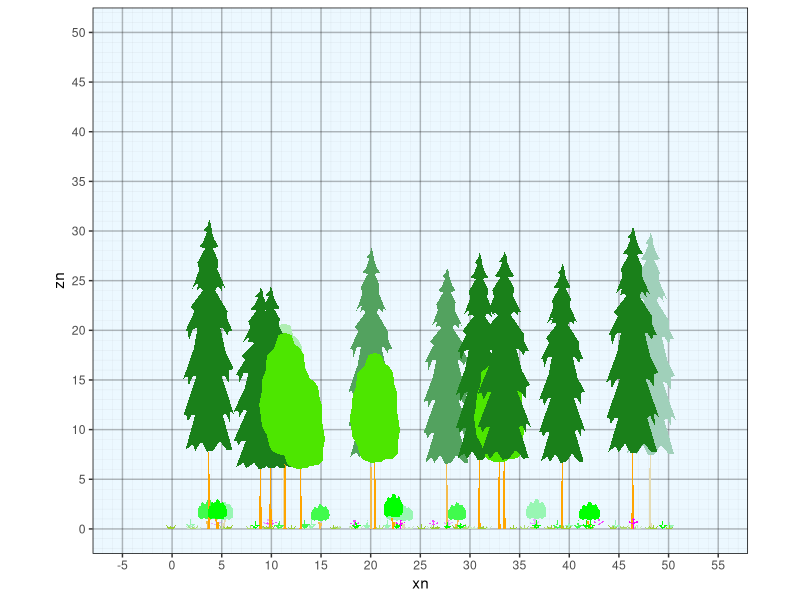

This figure's R source:
library(dplyr)
library(ggplot2)

setwd(dirname(rstudioapi::getActiveDocumentContext()$path))

make_hex_stand <- function(hects=1, minsize=1){
  #scale larger
  x = (1:(100*hects))
  y = (1:(116*hects))
  set.seed(42)
  m <- merge(x,y) |> as.data.frame()
  m <- m |> mutate(x = ifelse(floor(y/2)==y/2, x-0.5,x), y = round(y*(3^0.5)/2,2), wt=1)
  pref=3
  f= pref^1
  mx1 <- merge(x*f,y*f) |> as.data.frame() |> mutate(x = ifelse(floor(y/2)==y/2, x-f*0.5,x), y = round(y*(3^0.5)/2,2), wt=f^2)  |> subset(x <=100*hects & y <= 100*hects)
  f = pref^2
  mx2 <- merge(x*f,y*f) |> as.data.frame() |> mutate(x = ifelse(floor(y/2)==y/2, x-f*0.5,x), y = round(y*(3^0.5)/2,2), wt=f^2)  |> subset(x <=100*hects & y <= 100*hects)
  f = pref^3
  mx3 <- merge(x*f,y*f) |> as.data.frame() |> mutate(x = ifelse(floor(y/2)==y/2, x-f*0.5,x), y = round(y*(3^0.5)/2,2), wt=f^2)  |> subset(x <=100*hects & y <= 100*hects)
  mm <- rbind(m,mx1,mx2,mx3) |> group_by(x,y) |> summarise(wt=max(wt)) |> as.data.frame()
  mm <- mm |> mutate(x = x*minsize, y = y*minsize)
  colnames(mm) <- c('xp','yp','wt')
  rownames(mm) <- 1:nrow(mm) |> as.numeric()
  mm$stumpid <- rownames(mm)
  return(mm)
}

# ggplot()+
#   geom_point(data=stand, aes(x=x,y=z,size=wt), color='white')+
#   geom_point(data=stand1, aes(x=x,y=z), color='pink', size=0.5) +
#   geom_point(data=stumps, aes(x=x,y=z), color='black', size=0.5)+
#   coord_fixed(ratio = 1)





conifer1 <- read.csv('conifer1.csv') |> data.frame(name='conifer1', fill="#1A801A", color='darkgreen')
conifer2 <- read.csv('conifer2.csv') |> data.frame(name='conifer2', fill='darkgreen', color='darkgreen')
cloud1 <- read.csv('cloud1.csv') |> data.frame(name='cloud1', fill='green', color='darkgreen')
flattop <- read.csv('flattop.csv') |> data.frame(name='flattop', fill='green', color='darkgreen')
flattop2 <- read.csv('flattop2.csv') |> data.frame(name='flattop2', fill='green', color='darkgreen')
blob <- read.csv('blob.csv') |> data.frame(name='blob', fill="#4DE600", color='darkgreen')
palm <- read.csv('palm.csv') |> data.frame(name='palm', fill='green', color='darkgreen')|> mutate(x=round(x,2),y=round(y,2))
trunk <- read.csv('trunk.csv') |> data.frame(name='trunk', fill='orange', color='brown')|> mutate(x=round(x,2),y=round(y,2))
triangle <- data.frame(x=c(-0.5, 0, 0.5),y=c(0, 1, 0), name='triangle', fill='darkgreen', color='darkgreen')
dome <- data.frame(x=c(-1,
                       -0.9,
                       -0.75,
                       -0.5,
                       -0.25,
                       0,
                       0.25,
                       0.5,
                       0.75,
                       0.9,
                       1)/2,
                   y=(c(0,
                        0.5,
                        0.7,
                        0.9,
                        0.95,
                        1.00,
                        0.95,
                        0.9,
                        0.7,
                        0.5,
                        0)), name='dome', fill='green', color='darkgreen')
sticks <- data.frame(x=c(-0.075,-0.13,-0.12,-0.025,-0.005,0.005,0.025,0.12,0.13,0.075),y=c(0,1,1,0,1,1,0,1,1,0), name='sticks', fill='orange', color='brown')


grassy <- data.frame(x=c(-0.3, -0.5, -0.1,  0.0,  0.1,  0.5,  0.3), y=c(0,0.85,0,1,0,0.85,0), name='grassy', fill='yellowgreen', color="#4D8000")


forby <- data.frame(x=c(-0.04, -0.04, -0.32, -0.38, -0.45, -0.50, -0.45, -0.38, -0.32, -0.04, -0.04, -0.13, -0.12,  0.00,  0.10,  0.12,  0.03,  0.04,  0.29,  0.34,  0.44,  0.50,  0.43,  0.34,  0.30, 0.04, 0.05, -0.04), 
                          y=c(0, 0.39, 0.57, 0.52, 0.52, 0.61, 0.7, 0.7, 0.61, 0.45, 0.78, 0.82, 0.95, 1, 0.95, 0.82, 0.78, 0.45, 0.68, 0.76, 0.77, 0.68, 0.59, 0.59, 0.63, 0.39, 0, 0), name='forby', fill='magenta', color='darkgreen')
ferny <- data.frame(x=c(-0.09, -0.12, -0.16, -0.22, -0.31, -0.50, -0.28, -0.12, -0.15, -0.10, -0.06, -0.06, -0.13, -0.05, -0.01,  0.06,  0.02,  0.00,  0.03, -0.05, -0.04,  0.02,  0.10,  0.09,  0.24, 0.50,  0.27,  0.17,  0.11,  0.03, -0.03, -0.09), 
                          y=c(0, 0.13, 0.2, 0.1, 0.29, 0.41, 0.43, 0.32, 0.24, 0.15, 0.02, 0.38, 0.44, 0.88, 0.96, 1, 0.94, 0.85, 0.42, 0.38, 0.03, 0.16, 0.28, 0.4, 0.45, 0.44, 0.27, 0.12, 0.25, 0.13, 0, 0), name='ferny', fill='green', color='darkgreen')

shapes <- rbind(conifer1,conifer2,cloud1,flattop,flattop2,blob,trunk,triangle,dome,sticks,grassy,forby,ferny)
colnames(shapes) <- c("x","z","shape","fill","color")
# ggplot() +geom_polygon(data=shapes, aes(x=x,y=z,  group = shape, fill=fill, color=color), alpha=0.8)


ht.max = 5
ht.min = 2
crwd = 2
dbh = 30

colormixer <- function(colorname, mixcolor, p){
  ccc <- col2rgb(colorname)
  ccc <- data.frame(r = ccc[1,],   g = ccc[2,],   b = ccc[3,])
  mmm <- col2rgb(mixcolor)
  new <- ccc |> mutate(r = r*(1-p)+mmm[1,1]*p,
                       g = g*(1-p)+mmm[2,1]*p,
                       b = b*(1-p)+mmm[3,1]*p)
  new <- rgb(new$r/255,new$g/255,new$b/255)
  return(new)
}

make_tree <- function(ht.max, ht.min,crwd,dbh, crshape, stshape){
  crown <- subset(shapes, shape %in% crshape) |> mutate(x=x*crwd, z=z*(ht.max-ht.min)+ht.min, obj='crown')
  base <- subset(shapes, shape %in% stshape) |> mutate(x=x*dbh/100*1.1, z=z*(ht.min), obj='stem') 
  tree = rbind(crown, base)
  tree$ptord <- rownames(tree) |> as.numeric()
  return(tree)}
make_shrub <- function(ht.max, ht.min,crwd, crshape, stshape){
  crown <- subset(shapes, shape %in% crshape)  |> mutate(x=x*crwd, z=z*(ht.max-ht.min)+ht.min, obj='crown')
  base <- subset(shapes, shape %in% stshape) |> mutate(x=x*crwd*0.8, z=z*(ht.min), obj='stem') 
  shrub = rbind(crown, base)
  shrub$ptord <- rownames(shrub) |> as.numeric()
  return(shrub)}
make_herb <- function(ht.max,crwd, crshape){
  herb <- subset(shapes, shape %in% crshape)  |> mutate(x=x*crwd, z=z*ht.max, obj='herb')
  herb$ptord <- rownames(herb) |> as.numeric()
  return(herb)}

tree <- make_tree(ht.max=20,ht.min=7.5,crwd = 5,dbh = 30, crshape='blob', stshape='trunk') 
tree2 <- make_tree(ht.max=30,ht.min=7.5,crwd = 5,dbh = 30, crshape='conifer1', stshape='trunk')  
shrub <- make_shrub(ht.max=3,ht.min=1,crwd=2, crshape='cloud1', stshape='sticks')  
grass <- make_herb(ht.max=0.5,crwd=1, crshape='grassy')  
fern <- make_herb(ht.max=1,crwd=1, crshape='ferny')  
forb <- make_herb(ht.max=1,crwd=1, crshape='forby')  

#make stand
stand <- make_hex_stand(0.5,1) |> subset(yp >= 15 & yp < 35) |> mutate(wtn = wt, stratid = NA)
#define counts per stratum
strats <- data.frame(stratid = c(1:6), stems = c(5,10,10,50,20,10))
for (i in 1:nrow(strats)){#i=1
  thistrat = strats$stratid[i]
  nstems = strats$stems[i]
  newstumps <- sample(stand$stumpid, size = nstems, prob = stand$wtn)
  stand <- stand |> mutate(wtn = ifelse(stand$stumpid %in% newstumps, 0, wtn), 
                           stratid = ifelse(stand$stumpid %in% newstumps, thistrat,stratid))
}


stumps1 <- stand |> subset(stratid %in% 1)
stumps2 <- stand |> subset(stratid %in% 2)
stumps3 <- stand |> subset(stratid %in% 3)
stumps4 <- stand |> subset(stratid %in% 4)
stumps5 <- stand |> subset(stratid %in% 5)
stumps6 <- stand |> subset(stratid %in% 6)

trees0 <- merge(stumps1, tree) |> mutate(objid = paste0(obj,stumpid))
trees1 <- merge(stumps2, tree2)  |> mutate(objid = paste0(obj,stumpid))
shrubs <- merge(stumps3, shrub)  |> mutate(objid = paste0(obj,stumpid))
grasses <- merge(stumps4, grass)  |> mutate(objid = paste0(obj,stumpid))
ferns <- merge(stumps5, fern)  |> mutate(objid = paste0(obj,stumpid))
forbs <- merge(stumps6, forb)  |> mutate(objid = paste0(obj,stumpid))
plants <- rbind(trees0, trees1, shrubs, grasses, ferns, forbs)

#randomize sizes and positions
plants <- plants |> group_by(stumpid) |> 
  mutate(ht.max = max(z), crwd = max(x)-min(x),
         xpp = xp + runif(1, min = -0.8, max = 0.8),#shift position on grid
         zr = rnorm(1,ht.max, ht.max/10)/ht.max,#deviation in height
         xr = (rnorm(1,ht.max, ht.max/10)/ht.max+rnorm(1,crwd, crwd/10)/crwd)/2,#deviation in width partially related to height
         xn = x*xr+xpp,#resized width and put on new position
         zn = z*zr*(1-1/15))#resized height adjusted downward show that variation is less than max height in the field

#rearrange stems depth drawing order
plants <- plants |> arrange(yp,stumpid, objid, ptord)
ypmax <- max(plants$yp)
ypmin <- min(plants$yp)
ypwid <- ypmax-ypmin
crowns1 <- plants |> subset(yp < ypmin+ypwid/3 & obj %in% c('crown','herb')) |> 
  mutate(fill=colormixer(fill, "#D9F2FF", 0.7), color=colormixer(color, "#D9F2FF", 0.7))
crowns2 <- plants |> subset(yp < ypmax-ypwid/3 & yp >= ypmin+ypwid/3 & obj %in% c('crown','herb'))|> 
  mutate(fill=colormixer(fill, "#D9F2FF", 0.3), color=colormixer(color, "#D9F2FF", 0.3))
crowns3 <- plants |> subset(yp >= ypmax-ypwid/3 & obj %in% c('crown','herb'))
stems1 <- plants |> subset(yp < ypmin+ypwid/3 & obj %in% 'stem')|> 
  mutate(fill=colormixer(fill, "#D9F2FF", 0.7), color=colormixer(color, "#D9F2FF", 0.7))
stems2 <- plants |> subset(yp < ypmax-ypwid/3 & yp >= ypmin+ypwid/3 & obj %in% 'stem')|> 
  mutate(fill=colormixer(fill, "#D9F2FF", 0.3), color=colormixer(color, "#D9F2FF", 0.3))
stems3 <- plants |> subset(yp >= ypmax-ypwid/3 & obj %in% 'stem')

plants2 <- rbind(crowns1,crowns2,crowns3,stems1,stems2,stems3)

# ggplot()+
#   geom_point(aes(x=1,y=1))+  
#   theme(panel.background = element_rect(fill = rgb(0.4,0.6,0.5)))

pcolor <- plants2$color |> unique() |> sort()
pfill <- plants2$fill |> unique()|> sort()



ggplot() +
  geom_polygon(data=stems1, aes(x=xn,y=zn,group=objid, fill=fill, color=color), alpha=1, linewidth=0.01)+
  geom_polygon(data=crowns1, aes(x=xn,y=zn,group=objid, fill=fill, color=color), alpha=1, linewidth=0.01)+
  geom_polygon(data=stems2, aes(x=xn,y=zn,group=objid, fill=fill, color=color), alpha=1, linewidth=0.01)+
  geom_polygon(data=crowns2, aes(x=xn,y=zn,group=objid, fill=fill, color=color), alpha=1, linewidth=0.01)+
  geom_polygon(data=stems3, aes(x=xn,y=zn,group=objid, fill=fill, color=color), alpha=1, linewidth=0.01)+
  geom_polygon(data=crowns3, aes(x=xn,y=zn,group=objid, fill=fill, color=color), alpha=1, linewidth=0.01)+
  scale_fill_manual(values=pfill)+
  scale_color_manual(values=pcolor)+
  theme(legend.position = "none", 
        panel.background = element_rect(fill = rgb(0.85,0.95,1,0.5),
                                        colour = "black",
                                        linewidth = 0.5, linetype = "solid"),
        panel.grid.major = element_line(linewidth = 0.5, linetype = 'solid',
                                        colour = rgb(0.1, 0.1, 0.1, 0.3)), 
        panel.grid.minor = element_line(linewidth = 0.1, linetype = 'solid',
                                        colour = rgb(0.1, 0.1, 0.1, 0.1))
  )+
  coord_fixed(ratio = 1)+
  scale_y_continuous(trans='identity', breaks = c(-10:(120/5))*5,minor_breaks = c(-10:(120)), limits = c(0,50))+
  scale_x_continuous(breaks = c(-10:(120/5))*5, minor_breaks = c(-10:(120)), limits = c(-5,55))
